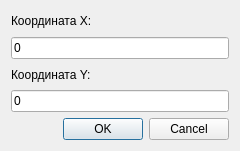
<?xml version="1.0" encoding="UTF-8"?>
<ui version="4.0">
 <class>AddPointDialog</class>
 <widget class="QDialog" name="AddPointDialog">
  <property name="geometry">
   <rect>
    <x>0</x>
    <y>0</y>
    <width>240</width>
    <height>151</height>
   </rect>
  </property>
  <property name="windowTitle">
   <string>Dialog</string>
  </property>
  <layout class="QGridLayout" name="gridLayout">
   <item row="0" column="0">
    <widget class="QLabel" name="x_lbl">
     <property name="text">
      <string>Координата X:</string>
     </property>
    </widget>
   </item>
   <item row="1" column="0">
    <widget class="QLineEdit" name="x_edit">
     <property name="text">
      <string>0</string>
     </property>
    </widget>
   </item>
   <item row="2" column="0">
    <widget class="QLabel" name="y_lbl">
     <property name="text">
      <string>Координата Y:</string>
     </property>
    </widget>
   </item>
   <item row="3" column="0">
    <widget class="QLineEdit" name="y_edit">
     <property name="text">
      <string>0</string>
     </property>
    </widget>
   </item>
   <item row="4" column="0">
    <widget class="QDialogButtonBox" name="buttonBox">
     <property name="orientation">
      <enum>Qt::Horizontal</enum>
     </property>
     <property name="standardButtons">
      <set>QDialogButtonBox::Cancel|QDialogButtonBox::Ok</set>
     </property>
    </widget>
   </item>
  </layout>
 </widget>
 <resources/>
 <connections>
  <connection>
   <sender>buttonBox</sender>
   <signal>accepted()</signal>
   <receiver>AddPointDialog</receiver>
   <slot>accept()</slot>
   <hints>
    <hint type="sourcelabel">
     <x>248</x>
     <y>254</y>
    </hint>
    <hint type="destinationlabel">
     <x>157</x>
     <y>274</y>
    </hint>
   </hints>
  </connection>
  <connection>
   <sender>buttonBox</sender>
   <signal>rejected()</signal>
   <receiver>AddPointDialog</receiver>
   <slot>reject()</slot>
   <hints>
    <hint type="sourcelabel">
     <x>316</x>
     <y>260</y>
    </hint>
    <hint type="destinationlabel">
     <x>286</x>
     <y>274</y>
    </hint>
   </hints>
  </connection>
 </connections>
</ui>
